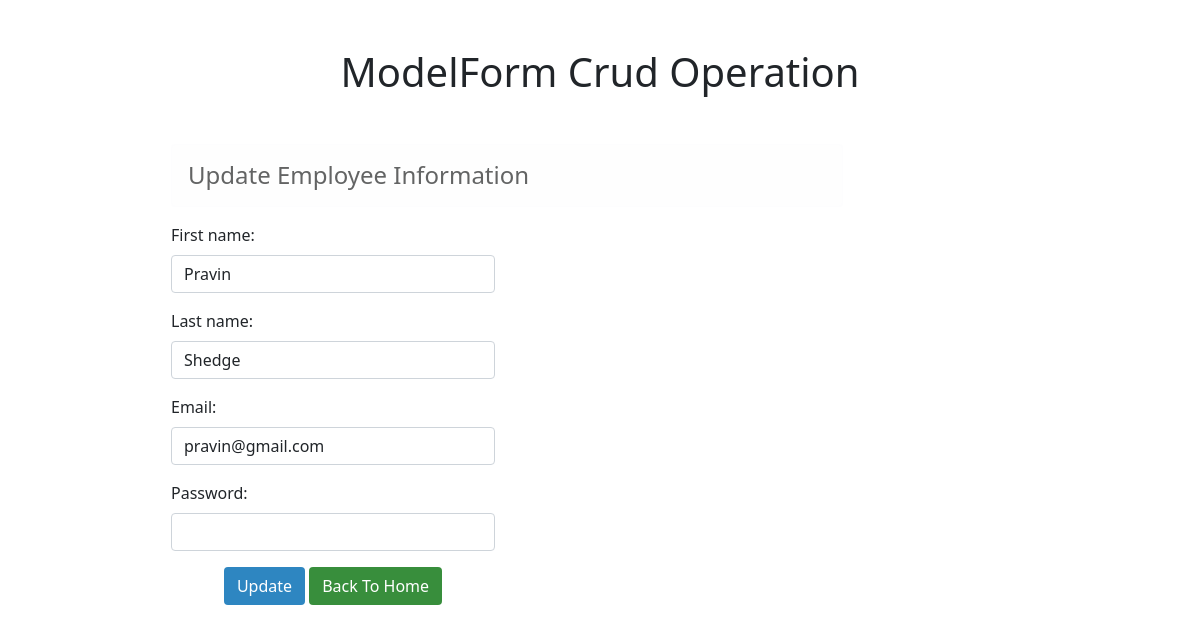
The app's page /5/ with its own data.
### enroll/models.py (models this page shows)
class register(models.Model):
    First_name = models.CharField(max_length=100)
    Last_name = models.CharField(max_length=100)
    Email = models.EmailField()
    Password = models.CharField(max_length=100)

### enroll/views.py (the view)
# urls.py: path('<int:id>/', views.update, name='updatedata')
def update(request, id):
    if request.method == 'POST':
        pi = register.objects.get(pk=id)
        form = Employee(request.POST, instance=pi)
        if form.is_valid():
            form.save()
    else:
        pi = register.objects.get(pk=id)
    form = Employee(instance=pi)
    return render(request, 'enroll/update.html', {'form': form})

### enroll/forms.py
class Employee(forms.ModelForm):
    class Meta:
        model = register
        fields = ['First_name', 'Last_name', 'Email', 'Password']
        widgets = {
            'First_name': forms.TextInput(attrs={'class': 'form-control'}),
            'Last_name': forms.TextInput(attrs={'class': 'form-control'}),
            'Email': forms.EmailInput(attrs={'class': 'form-control'}),
            'Password': forms.PasswordInput(attrs={'class': 'form-control'}),
        }

### templates/enroll/update.html (shortened to what this page needs)
{% extends 'enroll/base.html' %}
{% block content %}
<div class="row">
    <div class="col-sm-8 offset-1">
        <div class="container">
         <h4 class="alert alert-light">Update Employee Information</h4>
        <form action="#" method="post" class="form-horizontal">
            <div class="form-group row">
                <div class="col-sm-6">
            {{ form.as_p }}
                    <div class="container text-center mb-2">
            <input href="/" type="submit" class="btn" style="background-color:#2E86C1;  color: white;" value="Update" >
                        <a href="{% url 'addshow'%}" class="btn" style=" background-color:#388E3C;color: white;">Back To Home</a>
                    </div>
                    </div>
                </div>
        </form>
            </div>
    </div>
    </div>
{% endblock content %}

### records on screen
register: First_name "Pravin", Last_name "Shedge", Email "pravin@gmail.com"
